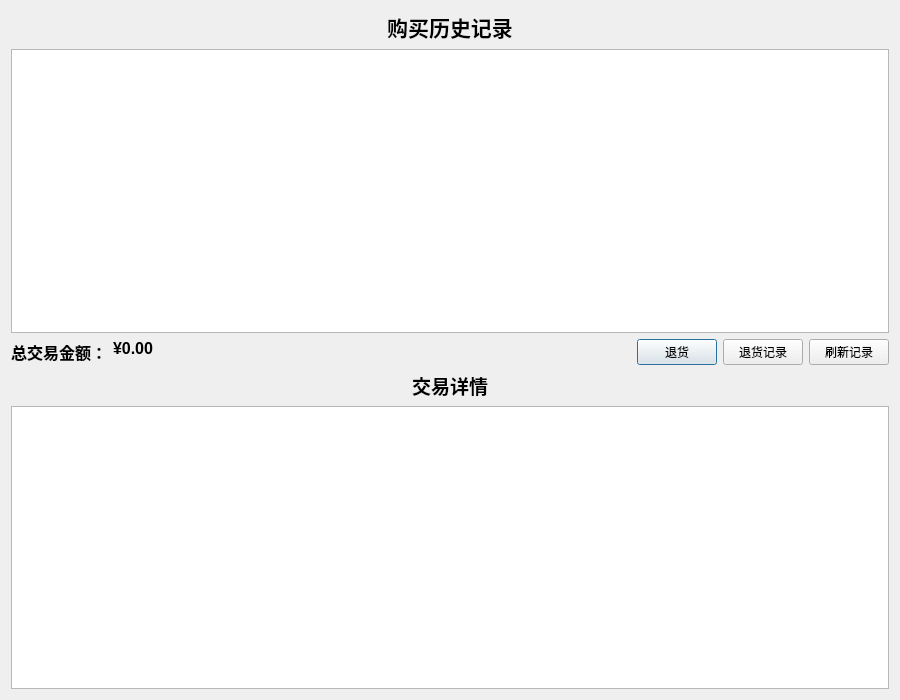
<?xml version="1.0" encoding="UTF-8"?>
<ui version="4.0">
 <class>HistoryDialog</class>
 <widget class="QDialog" name="HistoryDialog">
  <property name="geometry">
   <rect>
    <x>0</x>
    <y>0</y>
    <width>900</width>
    <height>700</height>
   </rect>
  </property>
  <property name="windowTitle">
   <string>商家历史记录</string>
  </property>
  <layout class="QVBoxLayout" name="verticalLayout">
   <item>
    <widget class="QLabel" name="titleLabel">
     <property name="text">
      <string>购买历史记录</string>
     </property>
     <property name="alignment">
      <set>Qt::AlignCenter</set>
     </property>
     <property name="font">
      <font>
       <pointsize>16</pointsize>
       <weight>75</weight>
       <bold>true</bold>
      </font>
     </property>
    </widget>
   </item>
   <item>
    <widget class="QTableView" name="transactionTable">
     <property name="alternatingRowColors">
      <bool>true</bool>
     </property>
     <property name="selectionMode">
      <enum>QAbstractItemView::SingleSelection</enum>
     </property>
     <property name="selectionBehavior">
      <enum>QAbstractItemView::SelectRows</enum>
     </property>
     <property name="editTriggers">
      <set>QAbstractItemView::NoEditTriggers</set>
     </property>
    </widget>
   </item>
   <item>
    <layout class="QHBoxLayout" name="totalLayout">
     <item>
      <widget class="QLabel" name="totalLabel">
       <property name="text">
        <string>总交易金额：</string>
       </property>
       <property name="font">
        <font>
         <pointsize>12</pointsize>
         <weight>75</weight>
         <bold>true</bold>
        </font>
       </property>
      </widget>
     </item>
     <item>
      <widget class="QLabel" name="totalAmountLabel">
       <property name="text">
        <string>¥0.00</string>
       </property>
       <property name="font">
        <font>
         <pointsize>12</pointsize>
         <weight>75</weight>
         <bold>true</bold>
        </font>
       </property>
       <property name="alignment">
        <set>Qt::AlignLeft</set>
       </property>
      </widget>
     </item>
     <item>
      <spacer name="horizontalSpacer">
       <property name="orientation">
        <enum>Qt::Horizontal</enum>
       </property>
       <property name="sizeHint" stdset="0">
        <size>
         <width>40</width>
         <height>20</height>
        </size>
       </property>
      </spacer>
     </item>
     <item>
      <widget class="QPushButton" name="returnButton">
       <property name="text">
        <string>退货</string>
       </property>
      </widget>
     </item>
     <item>
      <widget class="QPushButton" name="returnRecordButton">
       <property name="text">
        <string>退货记录</string>
       </property>
      </widget>
     </item>
     <item>
      <widget class="QPushButton" name="refreshButton">
       <property name="text">
        <string>刷新记录</string>
       </property>
      </widget>
     </item>
    </layout>
   </item>
   <item>
    <widget class="QLabel" name="detailLabel">
     <property name="text">
      <string>交易详情</string>
     </property>
     <property name="alignment">
      <set>Qt::AlignCenter</set>
     </property>
     <property name="font">
      <font>
       <pointsize>14</pointsize>
       <weight>75</weight>
       <bold>true</bold>
      </font>
     </property>
    </widget>
   </item>
   <item>
    <widget class="QTableView" name="detailTable">
     <property name="alternatingRowColors">
      <bool>true</bool>
     </property>
     <property name="selectionMode">
      <enum>QAbstractItemView::NoSelection</enum>
     </property>
     <property name="editTriggers">
      <set>QAbstractItemView::NoEditTriggers</set>
     </property>
    </widget>
   </item>
  </layout>
 </widget>
 <resources/>
</ui>
